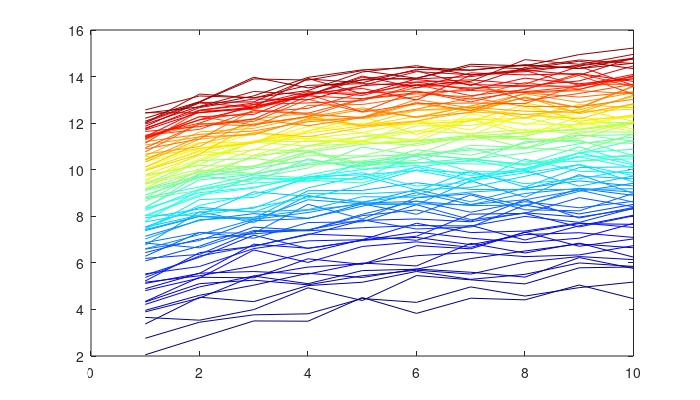

Source code (MATLAB): (Note: this script raises an error after producing the figure.)
%% Matlab Graph Matrix with Jet Spectrum Color, Label a Subset Examples
% *back to* <https://fanwangecon.github.io *Fan*>*'s* <https://fanwangecon.github.io/Math4Econ/ 
% *Intro Math for Econ*>*,*  <https://fanwangecon.github.io/M4Econ/ *Matlab Examples*>*, 
% or* <https://fanwangecon.github.io/MEconTools/ *MEconTools*> *Repositories*
%% Plot a Subset of Data Matrix with Appropriate Legends
% Sometimes we solve a model across many states, but we can only plot at a subset 
% of states, or perhaps we plot at all states, but only show legends/labels for 
% a subset.
% 
% In the example below, many lines are plotted, however, only a subset of lines 
% are labeled in the legend.

clear all;
close all;

% Generate Random Data
rng(123);
it_x_n = 10;
it_y_groups_n = 100;
ar_y = linspace(1,2,it_y_groups_n);
mat_y = rand([it_x_n, it_y_groups_n]);
mat_y = mat_y + sqrt(1:it_y_groups_n);
mat_y = mat_y + log(1:it_x_n)' + ar_y;
ar_x = 1:1:it_x_n;

% Jet color Graph All
figure('PaperPosition', [0 0 7 4]);
chart = plot(mat_y);
clr = jet(numel(chart));
for m = 1:numel(chart)
    set(chart(m),'Color',clr(m,:))
end

% zero lines
xline(0);
yline(0);

% invalid points separating lines
yline_borrbound = yline(3);
yline_borrbound.HandleVisibility = 'on';
yline_borrbound.LineStyle = ':';
yline_borrbound.Color = 'black';
yline_borrbound.LineWidth = 3;

% Titling
title('Cash-on-Hand given w(k+b),k,z');
ylabel('Cash-on-Hand');
xlabel({'Index of Cash-on-Hand Discrete Point'...
    'Each Segment is a w=k+b; within segment increasing k'...
    'For each w and z, coh maximizing k is different'});

% Xlim controls
xlim([min(ar_x), max(ar_x)]);

% Grid ons
grid on;
grid minor;
% Legends
legend2plot = fliplr([1 round(numel(chart)/3) round((2*numel(chart))/4)  numel(chart)]);
legendCell = cellstr(num2str(ar_y', 'shock=%3.2f'));

legendCell{length(legendCell) + 1} = 'borrow-constraint';
chart(length(chart)+1) = yline_borrbound;
legend(chart([legend2plot length(legendCell)]), ...
       legendCell([legend2plot length(legendCell)]), ...
       'Location', 'best');